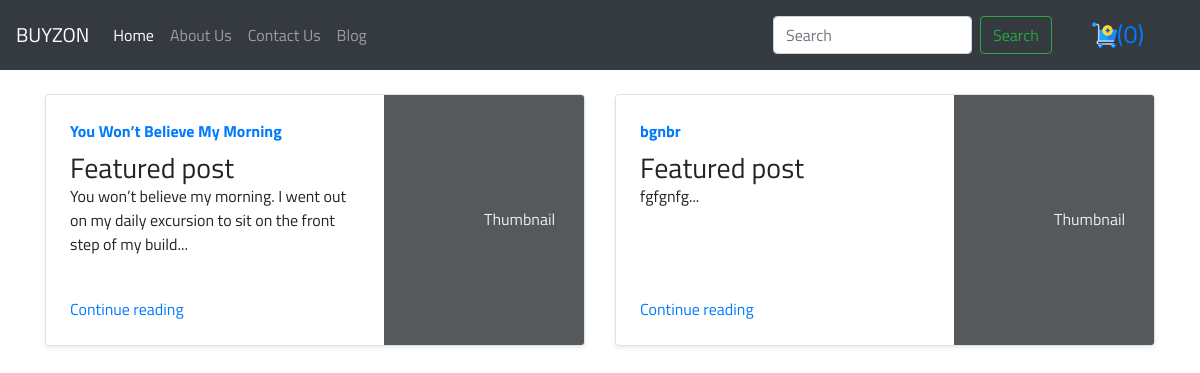
Screenshot of /blog/ with the database file from the repository.
### blog/models.py (models this page shows, shortened)
class BlogPost(models.Model):
    blogpost_id = models.AutoField(primary_key=True)
    title = models.CharField(max_length=100, default="")
    heading1 = models.CharField(max_length=1000, default="")
    content1 = models.CharField(max_length=11111, default="")
    head2 = models.CharField(max_length=1111, default="")
    con2 = models.CharField(max_length=11111, default="")
    head3 = models.CharField(max_length=1111, default="")
    con3 = models.CharField(max_length=11111, default="")
    head4 = models.CharField(max_length=1111, default="")
    con4 = models.CharField(max_length=11111, default="")
    pub_date = models.DateField()
    category = models.CharField(max_length=50, default="")
    subcategory = models.CharField(max_length=80, default="")
    thumbnail = models.ImageField(upload_to='blog/images', default="")
    image1 = models.ImageField(upload_to='blog/images', default="")
    image2 = models.ImageField(upload_to='blog/images', default="")

### blog/views.py (the view)
# urls.py: path('', views.index, name="index"),
def index(request):
    blogpost = BlogPost.objects.all()
    param = {'blogpost': blogpost}
    return render(request, 'blog/index.html', param)

### blog/templates/blog/index.html (shortened to what this page needs)
{% extends 'blog/basic.html'%}
{%block body%}
<div class="container my-4 ">
<div class="row mb-2">
	{% for blogs in blogpost %}
    <div class="col-md-6">
      <div class="row no-gutters border rounded overflow-hidden flex-md-row mb-4 shadow-sm h-md-250 position-relative">
        <div class="col p-4 d-flex flex-column position-static">
          <strong class="d-inline-block mb-2 text-primary">{{blogs.title}}</strong>
          <h3 class="mb-0">Featured post</h3>
          <p class="card-text mb-auto">{{blogs.content1|slice:"0:100"}}...</p>
          <a href="/blog/blogpost/{{blogs.blogpost_id}}" class="stretched-link">Continue reading</a>
        </div>
        <div class="col-auto d-none d-lg-block">
          <svg class="bd-placeholder-img" width="200" height="250" xmlns="http://www.w3.org/2000/svg" preserveAspectRatio="xMidYMid slice" focusable="false" role="img" aria-label="Placeholder: Thumbnail"><title>Placeholder</title><rect width="100%" height="100%" fill="#55595c"></rect><text x="50%" y="50%" fill="#eceeef" dy=".3em">Thumbnail</text></svg>
        </div>
      </div>
    </div>
	{% endfor%}
 {%endblock%}

### rows the page displays
BlogPost: title "You Won’t Believe My Morning", content1 "You won’t believe my morning. I went out on my daily excursion to sit on the front step of my build"
BlogPost: title "bgnbr", content1 "fgfgnfg"
